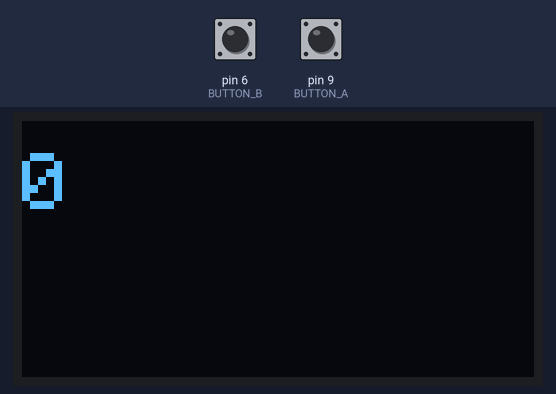
The sketch below on a simulated Arduino Uno, built with avr-gcc and run on an emulated ATmega328P. Parts: 128×64 one-colour display. The test bench sets the inputs (shaded band); at power-on: pin 6 (BUTTON_B) HIGH, pin 9 (BUTTON_A) HIGH.

Above: at 1.2 s.
1.3 s: pin 6 (BUTTON_B) pulled LOW for 1 s
At 3.4 s:
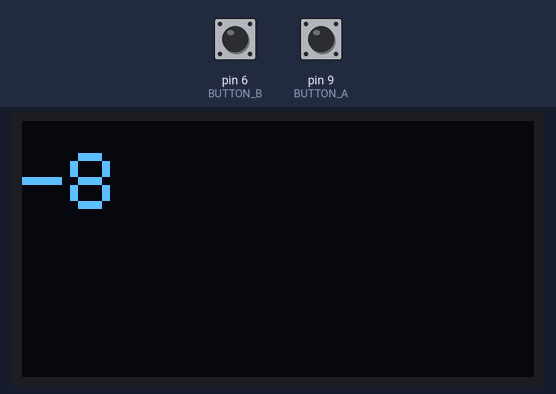
3.8 s: pin 9 (BUTTON_A) pulled LOW for 3.2 s
At 8.0 s:
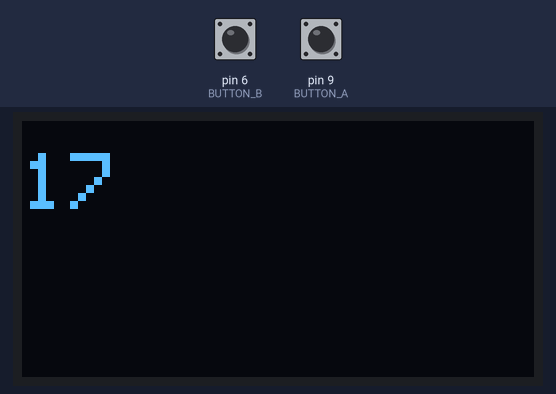
8.5 s: pin 9 (BUTTON_A) pulled LOW for 0.15 s
At 10.0 s:
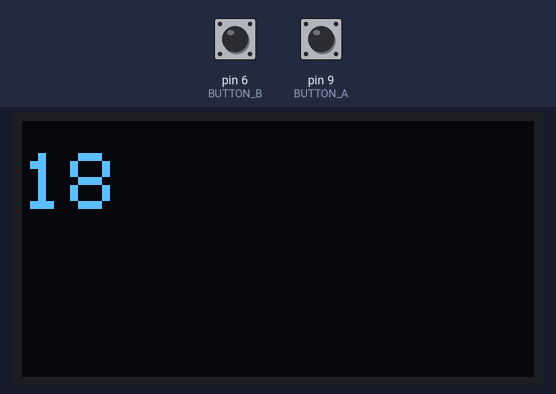
Timing chart, 0 to 11.5 s (numbered marks = the images above; inputs shaded):
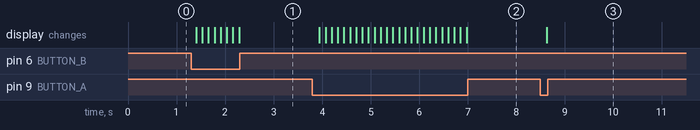

Measured:
- after the input at 1.3 s, the display: first changes after 0.10 s (image 1 shows a later state)
- after the input at 3.8 s, the display: first changes after 0.14 s (image 2 shows a later state)
- after the input at 8.5 s, the display: changes after 0.13 s (image 3)

The sketch:

Aufgabe_2.ino
```cpp
 #include <Adafruit_GFX.h> // Grafik und Text
 #include <Adafruit_SSD1306.h> // Display

 #define BUTTON_A 9 // Pin-Belegung für M0
 #define BUTTON_B 6
 #define BUTTON_C 5

 Adafruit_SSD1306 display = Adafruit_SSD1306();

 int counter = 0;

 void setup() {
 pinMode(BUTTON_A, INPUT_PULLUP); // interne Pull-Up-Widerstände aktivieren
 pinMode(BUTTON_B, INPUT_PULLUP);
 pinMode(BUTTON_C, INPUT_PULLUP);

 display.begin(SSD1306_SWITCHCAPVCC, 0x3C);
 display.setTextColor(WHITE);
 }

 void print_counter(int counter) {
 display.clearDisplay(); // Puffer leeren
 display.setCursor(0, 8); // (0, 0) ist links oben
 display.setTextSize(2); // Textgröße (1, 2, 4)
 display.println(counter);
 display.display();
 }


 void loop() {
 if (!digitalRead(BUTTON_A)) {
 delay(50); // Entprellen, Zeit ggf. anpassen
  if (!digitalRead(BUTTON_A)) {
    counter++;
  }
 }
 if (!digitalRead(BUTTON_B)) {
 delay(50); // Entprellen, Zeit ggf. anpassen
  if (!digitalRead(BUTTON_B)) {
    counter--;
  }
 }
 print_counter(counter);
 delay(50);
 }
```
